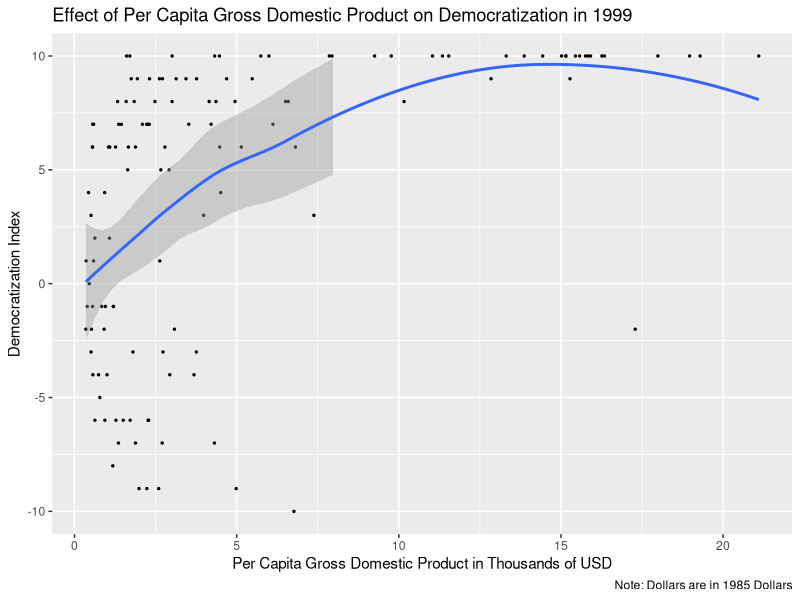
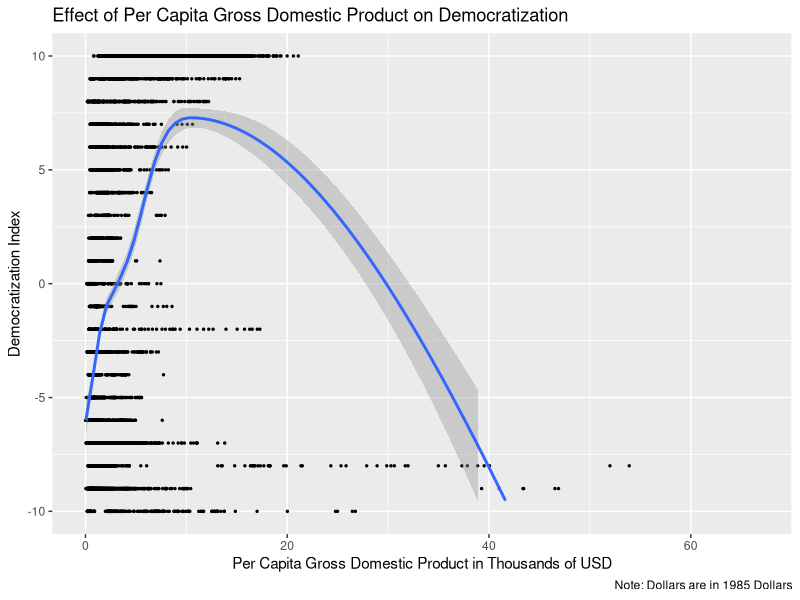

These figures' R source, in order:
## ---- chunk 1
library(tidyverse)
civilwar <- read_csv("civilwar.csv")

civilwar |>
  filter(year == 1999) |>
  ggplot(aes(x = gdpen, y = polity2)) +
  geom_point(size = 0.5) +
  geom_smooth() +
  ylim(-10, 10) +
  labs(
    x = "Per Capita Gross Domestic Product in Thousands of USD",
    y = "Democratization Index",
    title = "Effect of Per Capita Gross Domestic Product on Democratization in 1999",
    caption = "Note: Dollars are in 1985 Dollars"
  )

civilwar |>
  ggplot(aes(x = gdpen, y = polity2)) +
  geom_point(size = 0.5) +
  geom_smooth() +
  ylim(-10, 10) +
  labs(
    x = "Per Capita Gross Domestic Product in Thousands of USD",
    y = "Democratization Index",
    title = "Effect of Per Capita Gross Domestic Product on Democratization",
    caption = "Note: Dollars are in 1985 Dollars"
  )
